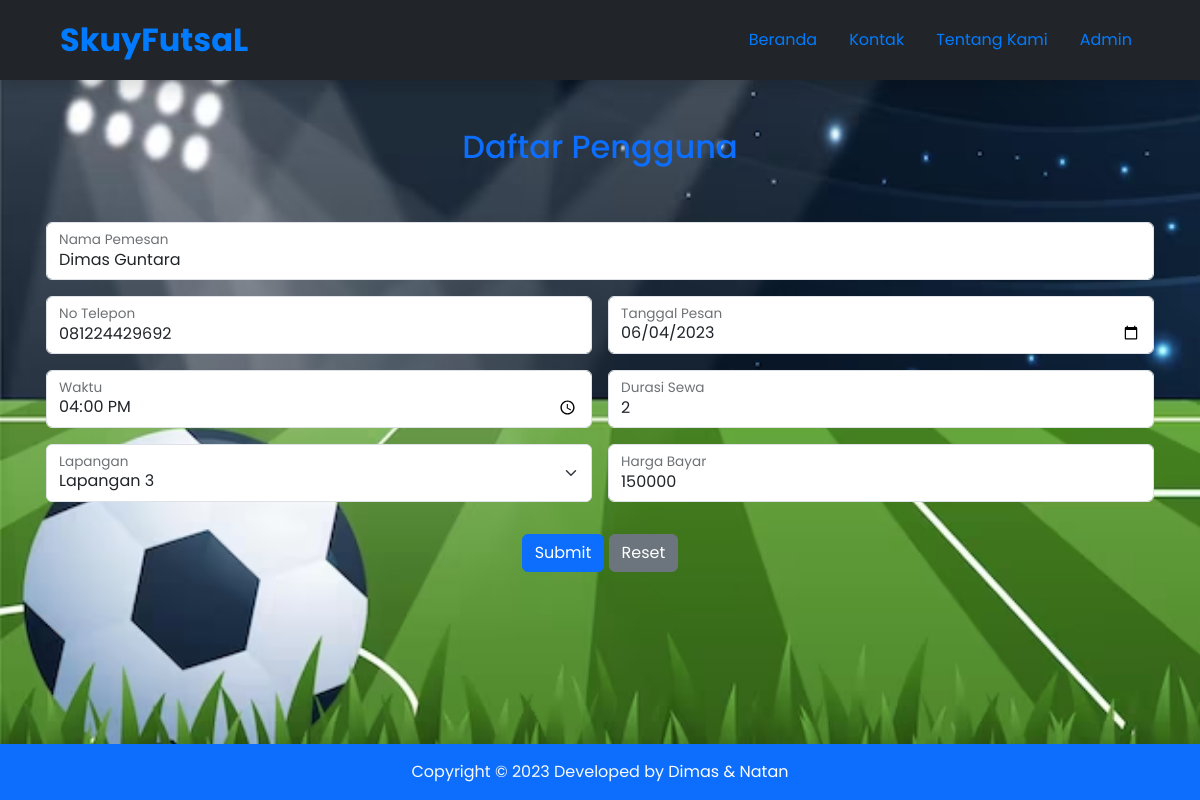
Page /edit.php?id=47 on the committed database.
### tables this page shows
CREATE TABLE `booking` (
  `id` int(11) NOT NULL,
  `nama` varchar(255) NOT NULL,
  `no_telepon` varchar(255) NOT NULL,
  `tanggal` date NOT NULL,
  `waktu` time NOT NULL,
  `durasi` int(11) NOT NULL,
  `no_lapangan` int(11) NOT NULL,
  `harga` int(11) NOT NULL
);

### edit.php (the view, shortened to what this page needs)
<?php
include('connection.php');
$id = $_GET['id'];
$query = mysqli_query($connect, "SELECT * FROM booking WHERE id='$id' ");
$result = mysqli_fetch_all($query, MYSQLI_ASSOC);
?>
<html lang="id">
<head>
    <link href="https://cdn.jsdelivr.net/npm/bootstrap@5.3.0-alpha3/dist/css/bootstrap.min.css" rel="stylesheet" />
    <link rel="stylesheet" href="style.css" />
</head>
<body>
<header>
      <nav class="navbar navbar-expand-lg bg-dark shadow" data-bs-theme="light">
        <div class="container-fluid mx-5">
          <a class="navbar-brand" href="index.php">SkuyFutsaL</a>
          <div class="collapse navbar-collapse" id="navbarSupportedContent">
            <ul class="navbar-nav ms-auto mb-2 mb-lg-0 gap-3">
              <li class="nav-item">
                <a class="nav-link" aria-current="page" href="index.php">Beranda</a>
              </li>
              <li class="nav-item">
                <a class="nav-link" href="https://wa.me/6281224429692">Kontak</a>
              </li>
              <li class="nav-item">
                <a class="nav-link" href="about.html">Tentang Kami</a>
              </li>
              <li class="nav-item">
                <a class="nav-link" href="admin.php">Admin</a>
              </li>
            </ul>
          </div>
        </div>
      </nav>
    </header>
    <main>
        <div class="d-flex justify-content-center mt-5">
            <h2 class="text-primary fw-medium">Daftar Pengguna</h2>
        </div>
        <div class="d-flex justify-content-center mt-5">
         <form class="container row g-3" action="update.php" method="post">
                <div class="col-md-12">
                  <div class="form-floating">
                    <input type="text" class="form-control" id="nama" name="nama" placeholder="Nama Pemesan" required value="<?php echo $result[0]['nama']; ?>">
                    <label for="nama">Nama Pemesan</label>
                  </div>
                </div>
                <div class="col-md-6">
                  <div class="form-floating">
                    <input type="text" class="form-control" id="no_telepon" name="no_telepon" placeholder="telepon"
                     required value="<?php echo $result[0]['no_telepon']; ?>">
                    <label for="noTelepon">No Telepon</label>
                  </div>
                </div>
                <div class="col-md-6">
                  <div class="form-floating">
                    <input type="date" class="form-control" id="tanggal" name="tanggal" placeholder="date"
                     required value="<?php echo $result[0]['tanggal']; ?>">
                    <label for="tanggal">Tanggal Pesan</label>
                  </div>
                </div>
                <div class="col-md-6">
                  <div class="form-floating">
                    <input type="time" class="form-control" id="waktu" name="waktu" placeholder="time"
                     required value="<?php echo $result[0]['waktu']; ?>">
                    <label for="waktu">Waktu</label>
                  </div>
                </div>
                <div class="col-md-6">
                  <div class="form-floating">
                    <input type="number" class="form-control" id="durasi" name="durasi" placeholder="number"
                     required value="<?php echo $result[0]['durasi']; ?>">
                    <label for="durasi">Durasi Sewa</label>
                  </div>
                </div>
                <div class="col-md-6">
                  <div class="form-floating mb-3">
                    <select class="form-select" id="no_lapangan" name="no_lapangan" aria-label="State">
                        <option value="3" <?php echo ($result[0]['no_lapangan'] == "3") ? 'selected' : ''; ?>>Lapangan 3</option>
                    </select>
                    <label for="no_lapangan">Lapangan</label>
                  </div>
                </div>
                <div class="col-md-6">
                  <div class="form-floating">
                    <input type="number" class="form-control" id="harga" name="harga" readonly
                     value="<?php echo $result[0]['harga']; ?>">
                    <label for="harga">Harga Bayar</label>
                  </div>
                </div>
                <div class="text-center">
                  <button type="submit" class="btn btn-primary">Submit</button>
                  <button type="reset" class="btn btn-secondary">Reset</button>
                </div>
              </form>
        </div>
    </main>
    <footer class="bg-primary footer-section py-3  fixed-bottom">
        <div class="text-center">
            <p class="mb-0 text-light">Copyright &copy;
                 2023 Developed by
                <a class="text-white text-decoration-none" href="https://wa.me/6281224429692">Dimas & Natan</a>
            </p>
        </div>
    </footer>
</body>
</html>

### style.css (style rules this page uses)
body { font-family: "Poppins", sans-serif; background-image: url("img/background.avif"); background-position: center; background-size: cover; background-repeat: no-repeat; background-attachment: scroll fixed; }
.navbar-brand { font-size: 2rem; font-weight: bold; color: #007bff; }
.navbar { height: 80px; }
.navbar-nav .nav-link { color: #007bff; }

### rows in the picture
booking: nama "Dimas Guntara", no_telepon "081224429692", tanggal "06/04/2023", waktu "16:00:00", durasi "2", no_lapangan "Lapangan 3", harga "150000"
